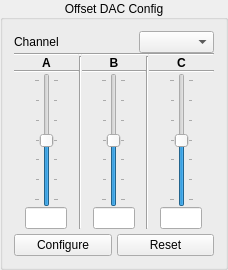
      <widget class="QGroupBox" name="groupBox_psd_offset_dac">
       <property name="sizePolicy">
        <sizepolicy hsizetype="Minimum" vsizetype="Preferred">
         <horstretch>0</horstretch>
         <verstretch>0</verstretch>
        </sizepolicy>
       </property>
       <property name="minimumSize">
        <size>
         <width>180</width>
         <height>270</height>
        </size>
       </property>
       <property name="maximumSize">
        <size>
         <width>3500</width>
         <height>16777215</height>
        </size>
       </property>
       <property name="title">
        <string>Offset DAC Config</string>
       </property>
       <property name="alignment">
        <set>Qt::AlignmentFlag::AlignCenter</set>
       </property>
       <layout class="QVBoxLayout" name="verticalLayout_17">
        <property name="spacing">
         <number>0</number>
        </property>
        <item>
         <layout class="QHBoxLayout" name="horizontalLayout_47">
          <item alignment="Qt::AlignmentFlag::AlignHCenter">
           <widget class="QLabel" name="label_33">
            <property name="text">
             <string>Channel</string>
            </property>
           </widget>
          </item>
          <item>
           <spacer name="horizontalSpacer">
            <property name="orientation">
             <enum>Qt::Orientation::Horizontal</enum>
            </property>
            <property name="sizeHint" stdset="0">
             <size>
              <width>40</width>
              <height>20</height>
             </size>
            </property>
           </spacer>
          </item>
          <item>
           <spacer name="horizontalSpacer_2">
            <property name="orientation">
             <enum>Qt::Orientation::Horizontal</enum>
            </property>
            <property name="sizeHint" stdset="0">
             <size>
              <width>40</width>
              <height>20</height>
             </size>
            </property>
           </spacer>
          </item>
          <item alignment="Qt::AlignmentFlag::AlignLeft">
           <widget class="QComboBox" name="comboBox_psd_offset_dac_channel_selection">
            <property name="sizePolicy">
             <sizepolicy hsizetype="MinimumExpanding" vsizetype="Fixed">
              <horstretch>0</horstretch>
              <verstretch>0</verstretch>
             </sizepolicy>
            </property>
            <property name="minimumSize">
             <size>
              <width>75</width>
              <height>0</height>
             </size>
            </property>
           </widget>
          </item>
         </layout>
        </item>
        <item>
         <layout class="QGridLayout" name="gridLayout">
          <item row="0" column="2" colspan="2">
           <widget class="Line" name="line_6">
            <property name="orientation">
             <enum>Qt::Orientation::Horizontal</enum>
            </property>
           </widget>
          </item>
          <item row="3" column="2" alignment="Qt::AlignmentFlag::AlignHCenter">
           <widget class="QSlider" name="verticalSlider_psd_single_channel_offset_dac_b">
            <property name="sizePolicy">
             <sizepolicy hsizetype="Expanding" vsizetype="Expanding">
              <horstretch>0</horstretch>
              <verstretch>0</verstretch>
             </sizepolicy>
            </property>
            <property name="layoutDirection">
             <enum>Qt::LayoutDirection::LeftToRight</enum>
            </property>
            <property name="minimum">
             <number>-15</number>
            </property>
            <property name="maximum">
             <number>15</number>
            </property>
            <property name="singleStep">
             <number>0</number>
            </property>
            <property name="tracking">
             <bool>true</bool>
            </property>
            <property name="orientation">
             <enum>Qt::Orientation::Vertical</enum>
            </property>
            <property name="invertedAppearance">
             <bool>false</bool>
            </property>
            <property name="invertedControls">
             <bool>false</bool>
            </property>
            <property name="tickPosition">
             <enum>QSlider::TickPosition::TicksBothSides</enum>
            </property>
            <property name="tickInterval">
             <number>5</number>
            </property>
           </widget>
          </item>
          <item row="1" column="1" rowspan="4">
           <widget class="Line" name="line">
            <property name="orientation">
             <enum>Qt::Orientation::Vertical</enum>
            </property>
           </widget>
          </item>
          <item row="1" column="3" rowspan="4">
           <widget class="Line" name="line_2">
            <property name="orientation">
             <enum>Qt::Orientation::Vertical</enum>
            </property>
           </widget>
          </item>
          <item row="3" column="0" alignment="Qt::AlignmentFlag::AlignHCenter">
           <widget class="QSlider" name="verticalSlider_psd_single_channel_offset_dac_a">
            <property name="sizePolicy">
             <sizepolicy hsizetype="Expanding" vsizetype="Expanding">
              <horstretch>0</horstretch>
              <verstretch>0</verstretch>
             </sizepolicy>
            </property>
            <property name="layoutDirection">
             <enum>Qt::LayoutDirection::LeftToRight</enum>
            </property>
            <property name="minimum">
             <number>-15</number>
            </property>
            <property name="maximum">
             <number>15</number>
            </property>
            <property name="singleStep">
             <number>0</number>
            </property>
            <property name="tracking">
             <bool>true</bool>
            </property>
            <property name="orientation">
             <enum>Qt::Orientation::Vertical</enum>
            </property>
            <property name="invertedAppearance">
             <bool>false</bool>
            </property>
            <property name="invertedControls">
             <bool>false</bool>
            </property>
            <property name="tickPosition">
             <enum>QSlider::TickPosition::TicksBothSides</enum>
            </property>
            <property name="tickInterval">
             <number>5</number>
            </property>
           </widget>
          </item>
          <item row="2" column="4">
           <widget class="Line" name="line_5">
            <property name="orientation">
             <enum>Qt::Orientation::Horizontal</enum>
            </property>
           </widget>
          </item>
          <item row="1" column="0">
           <widget class="QLabel" name="label_30">
            <property name="sizePolicy">
             <sizepolicy hsizetype="Expanding" vsizetype="Preferred">
              <horstretch>0</horstretch>
              <verstretch>0</verstretch>
             </sizepolicy>
            </property>
            <property name="font">
             <font>
              <bold>true</bold>
             </font>
            </property>
            <property name="text">
             <string>A</string>
            </property>
            <property name="alignment">
             <set>Qt::AlignmentFlag::AlignCenter</set>
            </property>
           </widget>
          </item>
          <item row="4" column="4" alignment="Qt::AlignmentFlag::AlignHCenter">
           <widget class="QLineEdit" name="lineEdit_psd_offset_dac_c">
            <property name="maximumSize">
             <size>
              <width>42</width>
              <height>16777215</height>
             </size>
            </property>
            <property name="frame">
             <bool>true</bool>
            </property>
            <property name="alignment">
             <set>Qt::AlignmentFlag::AlignCenter</set>
            </property>
            <property name="clearButtonEnabled">
             <bool>false</bool>
            </property>
           </widget>
          </item>
          <item row="4" column="2" alignment="Qt::AlignmentFlag::AlignHCenter">
           <widget class="QLineEdit" name="lineEdit_psd_offset_dac_b">
            <property name="maximumSize">
             <size>
              <width>42</width>
              <height>16777215</height>
             </size>
            </property>
            <property name="frame">
             <bool>true</bool>
            </property>
            <property name="alignment">
             <set>Qt::AlignmentFlag::AlignCenter</set>
            </property>
           </widget>
          </item>
          <item row="0" column="4">
           <widget class="Line" name="line_9">
            <property name="orientation">
             <enum>Qt::Orientation::Horizontal</enum>
            </property>
           </widget>
          </item>
          <item row="0" column="1">
           <widget class="Line" name="line_7">
            <property name="orientation">
             <enum>Qt::Orientation::Horizontal</enum>
            </property>
           </widget>
          </item>
          <item row="3" column="4" alignment="Qt::AlignmentFlag::AlignHCenter">
           <widget class="QSlider" name="verticalSlider_psd_single_channel_offset_dac_c">
            <property name="sizePolicy">
             <sizepolicy hsizetype="Expanding" vsizetype="Expanding">
              <horstretch>0</horstretch>
              <verstretch>0</verstretch>
             </sizepolicy>
            </property>
            <property name="layoutDirection">
             <enum>Qt::LayoutDirection::LeftToRight</enum>
            </property>
            <property name="minimum">
             <number>-15</number>
            </property>
            <property name="maximum">
             <number>15</number>
            </property>
            <property name="singleStep">
             <number>0</number>
            </property>
            <property name="tracking">
             <bool>true</bool>
            </property>
            <property name="orientation">
             <enum>Qt::Orientation::Vertical</enum>
            </property>
            <property name="invertedAppearance">
             <bool>false</bool>
            </property>
            <property name="invertedControls">
             <bool>false</bool>
            </property>
            <property name="tickPosition">
             <enum>QSlider::TickPosition::TicksBothSides</enum>
            </property>
            <property name="tickInterval">
             <number>5</number>
            </property>
           </widget>
          </item>
          <item row="0" column="0">
           <widget class="Line" name="line_8">
            <property name="orientation">
             <enum>Qt::Orientation::Horizontal</enum>
            </property>
           </widget>
          </item>
          <item row="1" column="4">
           <widget class="QLabel" name="label_32">
            <property name="sizePolicy">
             <sizepolicy hsizetype="Expanding" vsizetype="Preferred">
              <horstretch>0</horstretch>
              <verstretch>0</verstretch>
             </sizepolicy>
            </property>
            <property name="font">
             <font>
              <bold>true</bold>
             </font>
            </property>
            <property name="text">
             <string>C</string>
            </property>
            <property name="alignment">
             <set>Qt::AlignmentFlag::AlignCenter</set>
            </property>
           </widget>
          </item>
          <item row="2" column="0">
           <widget class="Line" name="line_4">
            <property name="orientation">
             <enum>Qt::Orientation::Horizontal</enum>
            </property>
           </widget>
          </item>
          <item row="4" column="0" alignment="Qt::AlignmentFlag::AlignHCenter|Qt::AlignmentFlag::AlignVCenter">
           <widget class="QLineEdit" name="lineEdit_psd_offset_dac_a">
            <property name="sizePolicy">
             <sizepolicy hsizetype="Expanding" vsizetype="Fixed">
              <horstretch>0</horstretch>
              <verstretch>0</verstretch>
             </sizepolicy>
            </property>
            <property name="maximumSize">
             <size>
              <width>42</width>
              <height>16777215</height>
             </size>
            </property>
            <property name="frame">
             <bool>true</bool>
            </property>
            <property name="alignment">
             <set>Qt::AlignmentFlag::AlignCenter</set>
            </property>
            <property name="dragEnabled">
             <bool>false</bool>
            </property>
           </widget>
          </item>
          <item row="2" column="2">
           <widget class="Line" name="line_3">
            <property name="orientation">
             <enum>Qt::Orientation::Horizontal</enum>
            </property>
           </widget>
          </item>
          <item row="1" column="2">
           <widget class="QLabel" name="label_31">
            <property name="sizePolicy">
             <sizepolicy hsizetype="Expanding" vsizetype="Preferred">
              <horstretch>0</horstretch>
              <verstretch>0</verstretch>
             </sizepolicy>
            </property>
            <property name="font">
             <font>
              <bold>true</bold>
             </font>
            </property>
            <property name="tabletTracking">
             <bool>false</bool>
            </property>
            <property name="text">
             <string>B</string>
            </property>
            <property name="scaledContents">
             <bool>false</bool>
            </property>
            <property name="alignment">
             <set>Qt::AlignmentFlag::AlignCenter</set>
            </property>
           </widget>
          </item>
          <item row="5" column="2">
           <spacer name="verticalSpacer">
            <property name="orientation">
             <enum>Qt::Orientation::Vertical</enum>
            </property>
            <property name="sizeType">
             <enum>QSizePolicy::Policy::Minimum</enum>
            </property>
            <property name="sizeHint" stdset="0">
             <size>
              <width>20</width>
              <height>5</height>
             </size>
            </property>
           </spacer>
          </item>
         </layout>
        </item>
        <item>
         <layout class="QHBoxLayout" name="horizontalLayout_46">
          <property name="spacing">
           <number>5</number>
          </property>
          <property name="sizeConstraint">
           <enum>QLayout::SizeConstraint::SetMinimumSize</enum>
          </property>
          <item>
           <widget class="QPushButton" name="pushButton_psd_offset_dac_configure">
            <property name="minimumSize">
             <size>
              <width>75</width>
              <height>0</height>
             </size>
            </property>
            <property name="text">
             <string>Configure</string>
            </property>
           </widget>
          </item>
          <item>
           <widget class="QPushButton" name="pushButton_psd_offset_dac_reset">
            <property name="text">
             <string>Reset</string>
            </property>
           </widget>
          </item>
         </layout>
        </item>
       </layout>
      </widget>
